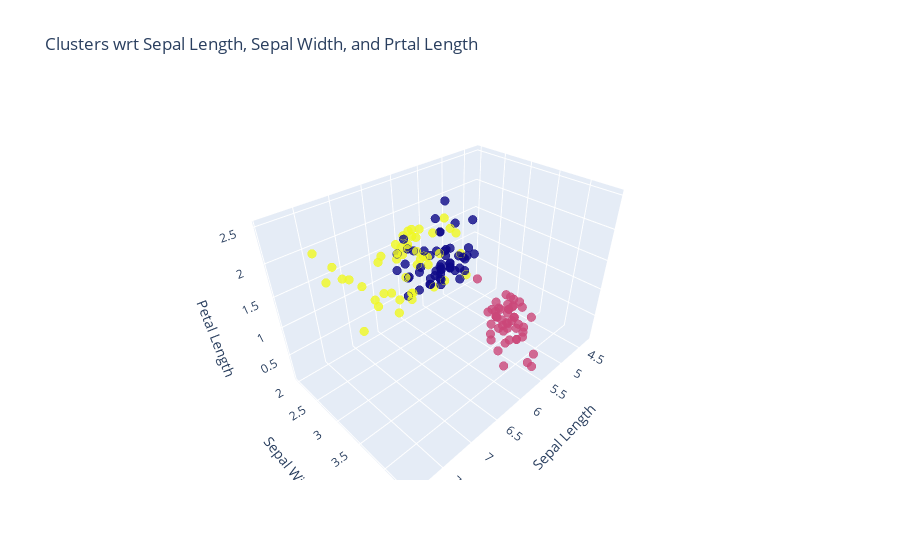

Here is the notebook cell this chart was saved with:
### Code cell
import plotly as py
import plotly.graph_objs as go


# ax.scatter(clusters_3['sepal_length'], clusters_3['sepal_width'], clusters_3['petal_length'], 
        #    c=clusters_3['cluster_pred'], cmap='rainbow', alpha=0.5)
trace1 = go.Scatter3d(
    x= clusters_3['sepal_length'],
    y= clusters_3['sepal_width'],
    z= clusters_3['petal_width'],
    mode='markers',
     marker=dict(
        color = clusters_3['cluster_pred'], 
        size= 3,
        line=dict(
            color= clusters_3['cluster_pred'],
            width= 12
        ),
        opacity=0.8
     )
)
data = [trace1]
layout = go.Layout(
    title= 'Clusters wrt Sepal Length, Sepal Width, and Prtal Length',
    scene = dict(
            xaxis = dict(title  = 'Sepal Length'),
            yaxis = dict(title  = 'Sepal Width'),
            zaxis = dict(title  = 'Petal Length')
        )
)
fig = go.Figure(data=data, layout=layout)
py.offline.iplot(fig)

### Figure 1 — Plotly figure (JSON) as saved in the notebook; plotly's stock layout.template omitted (floating-point values rounded to 4 significant figures; data arrays with more than 128 entries replaced by an {"elided": "..."} marker saying what was removed)
{"data": [{"marker": {"color": {"elided": "150 int values"}, "line": {"color": {"elided": "150 int values"}, "width": 12}, "opacity": 0.8, "size": 3}, "mode": "markers", "type": "scatter3d", "x": {"elided": "150 float values"}, "y": {"elided": "150 float values"}, "z": {"elided": "150 float values"}}], "layout": {"scene": {"xaxis": {"title": {"text": "Sepal Length"}}, "yaxis": {"title": {"text": "Sepal Width"}}, "zaxis": {"title": {"text": "Petal Length"}}}, "title": {"text": "Clusters wrt Sepal Length, Sepal Width, and Prtal Length"}}}
